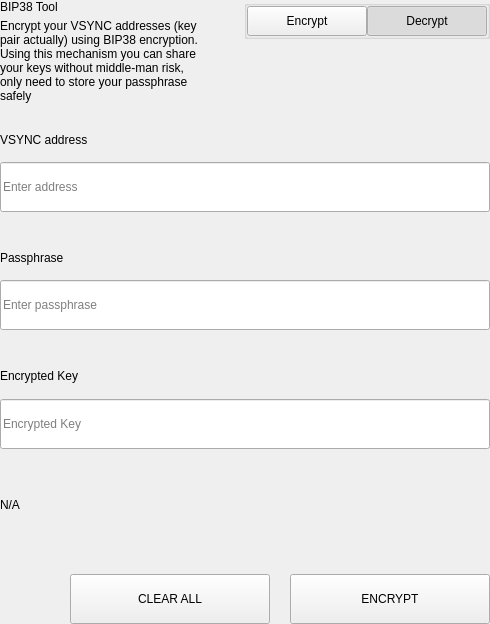
<?xml version="1.0" encoding="UTF-8"?>
<ui version="4.0">
 <class>SettingsBitToolWidget</class>
 <widget class="QWidget" name="SettingsBitToolWidget">
  <property name="geometry">
   <rect>
    <x>0</x>
    <y>0</y>
    <width>490</width>
    <height>624</height>
   </rect>
  </property>
  <property name="windowTitle">
   <string>Form</string>
  </property>
  <layout class="QVBoxLayout" name="verticalLayout">
   <property name="spacing">
    <number>0</number>
   </property>
   <property name="leftMargin">
    <number>0</number>
   </property>
   <property name="topMargin">
    <number>0</number>
   </property>
   <property name="rightMargin">
    <number>0</number>
   </property>
   <property name="bottomMargin">
    <number>0</number>
   </property>
   <item>
    <widget class="QWidget" name="left" native="true">
     <layout class="QVBoxLayout" name="verticalLayout_3">
      <property name="leftMargin">
       <number>0</number>
      </property>
      <property name="topMargin">
       <number>0</number>
      </property>
      <property name="rightMargin">
       <number>0</number>
      </property>
      <property name="bottomMargin">
       <number>0</number>
      </property>
      <item>
       <layout class="QVBoxLayout" name="verticalLayout_2">
        <property name="spacing">
         <number>0</number>
        </property>
        <item>
         <layout class="QHBoxLayout" name="horizontalLayout_3" stretch="3,1">
          <property name="spacing">
           <number>40</number>
          </property>
          <item>
           <layout class="QVBoxLayout" name="verticalLayoutTitle">
            <property name="spacing">
             <number>5</number>
            </property>
            <item>
             <widget class="QLabel" name="labelTitle">
              <property name="text">
               <string>BIP38 Tool</string>
              </property>
             </widget>
            </item>
            <item>
             <widget class="QLabel" name="labelSubtitle1">
              <property name="text">
               <string>Encrypt your VSYNC addresses (key pair actually) using BIP38 encryption.
Using this mechanism you can share your keys without middle-man risk, only need to store your passphrase safely</string>
              </property>
              <property name="wordWrap">
               <bool>true</bool>
              </property>
             </widget>
            </item>
           </layout>
          </item>
          <item alignment="Qt::AlignTop">
           <widget class="QGroupBox" name="groupBox">
            <property name="title">
             <string/>
            </property>
            <property name="alignment">
             <set>Qt::AlignLeading|Qt::AlignLeft|Qt::AlignTop</set>
            </property>
            <layout class="QHBoxLayout" name="horizontalLayout_4">
             <property name="spacing">
              <number>0</number>
             </property>
             <property name="leftMargin">
              <number>0</number>
             </property>
             <property name="topMargin">
              <number>0</number>
             </property>
             <property name="rightMargin">
              <number>0</number>
             </property>
             <property name="bottomMargin">
              <number>0</number>
             </property>
             <item>
              <spacer name="horizontalSpacer">
               <property name="orientation">
                <enum>Qt::Horizontal</enum>
               </property>
               <property name="sizeHint" stdset="0">
                <size>
                 <width>40</width>
                 <height>20</height>
                </size>
               </property>
              </spacer>
             </item>
             <item>
              <widget class="QPushButton" name="pushLeft">
               <property name="minimumSize">
                <size>
                 <width>120</width>
                 <height>30</height>
                </size>
               </property>
               <property name="maximumSize">
                <size>
                 <width>120</width>
                 <height>30</height>
                </size>
               </property>
               <property name="focusPolicy">
                <enum>Qt::NoFocus</enum>
               </property>
               <property name="text">
                <string>Encrypt</string>
               </property>
               <property name="checkable">
                <bool>true</bool>
               </property>
               <property name="autoExclusive">
                <bool>true</bool>
               </property>
              </widget>
             </item>
             <item>
              <widget class="QPushButton" name="pushRight">
               <property name="minimumSize">
                <size>
                 <width>120</width>
                 <height>30</height>
                </size>
               </property>
               <property name="maximumSize">
                <size>
                 <width>120</width>
                 <height>30</height>
                </size>
               </property>
               <property name="focusPolicy">
                <enum>Qt::NoFocus</enum>
               </property>
               <property name="text">
                <string>Decrypt</string>
               </property>
               <property name="checkable">
                <bool>true</bool>
               </property>
               <property name="checked">
                <bool>true</bool>
               </property>
               <property name="autoExclusive">
                <bool>true</bool>
               </property>
              </widget>
             </item>
            </layout>
           </widget>
          </item>
         </layout>
        </item>
        <item>
         <widget class="QStackedWidget" name="stackedWidget">
          <property name="currentIndex">
           <number>1</number>
          </property>
          <widget class="QWidget" name="pageDecrypt">
           <layout class="QVBoxLayout" name="verticalLayout_5">
            <property name="spacing">
             <number>0</number>
            </property>
            <property name="leftMargin">
             <number>0</number>
            </property>
            <property name="topMargin">
             <number>0</number>
            </property>
            <property name="rightMargin">
             <number>0</number>
            </property>
            <property name="bottomMargin">
             <number>0</number>
            </property>
            <item>
             <widget class="QWidget" name="widget" native="true">
              <property name="minimumSize">
               <size>
                <width>0</width>
                <height>100</height>
               </size>
              </property>
              <layout class="QVBoxLayout" name="verticalLayout_4">
               <property name="spacing">
                <number>0</number>
               </property>
               <property name="leftMargin">
                <number>0</number>
               </property>
               <property name="topMargin">
                <number>0</number>
               </property>
               <property name="rightMargin">
                <number>0</number>
               </property>
               <property name="bottomMargin">
                <number>0</number>
               </property>
               <item>
                <spacer name="verticalSpacer_2">
                 <property name="orientation">
                  <enum>Qt::Vertical</enum>
                 </property>
                 <property name="sizeType">
                  <enum>QSizePolicy::Fixed</enum>
                 </property>
                 <property name="sizeHint" stdset="0">
                  <size>
                   <width>20</width>
                   <height>20</height>
                  </size>
                 </property>
                </spacer>
               </item>
               <item>
                <layout class="QHBoxLayout" name="horizontalLayout_6" stretch="2">
                 <property name="spacing">
                  <number>0</number>
                 </property>
                 <item>
                  <layout class="QVBoxLayout" name="verticalLayout_7">
                   <property name="spacing">
                    <number>9</number>
                   </property>
                   <item>
                    <widget class="QLabel" name="labelSubtitleKey">
                     <property name="minimumSize">
                      <size>
                       <width>0</width>
                       <height>20</height>
                      </size>
                     </property>
                     <property name="maximumSize">
                      <size>
                       <width>16777215</width>
                       <height>20</height>
                      </size>
                     </property>
                     <property name="text">
                      <string>Encrypted key</string>
                     </property>
                    </widget>
                   </item>
                   <item>
                    <widget class="QLineEdit" name="lineEditKey">
                     <property name="minimumSize">
                      <size>
                       <width>0</width>
                       <height>50</height>
                      </size>
                     </property>
                     <property name="maximumSize">
                      <size>
                       <width>16777215</width>
                       <height>50</height>
                      </size>
                     </property>
                     <property name="placeholderText">
                      <string>Enter a encrypted key</string>
                     </property>
                    </widget>
                   </item>
                  </layout>
                 </item>
                </layout>
               </item>
               <item>
                <spacer name="verticalSpacer_3">
                 <property name="orientation">
                  <enum>Qt::Vertical</enum>
                 </property>
                 <property name="sizeType">
                  <enum>QSizePolicy::Fixed</enum>
                 </property>
                 <property name="sizeHint" stdset="0">
                  <size>
                   <width>20</width>
                   <height>20</height>
                  </size>
                 </property>
                </spacer>
               </item>
               <item>
                <layout class="QVBoxLayout" name="verticalLayout_9">
                 <property name="spacing">
                  <number>9</number>
                 </property>
                 <item>
                  <widget class="QLabel" name="labelSubtitlePassphrase">
                   <property name="maximumSize">
                    <size>
                     <width>16777215</width>
                     <height>20</height>
                    </size>
                   </property>
                   <property name="text">
                    <string>Passphrase</string>
                   </property>
                  </widget>
                 </item>
                 <item>
                  <widget class="QLineEdit" name="lineEditPassphrase">
                   <property name="minimumSize">
                    <size>
                     <width>0</width>
                     <height>50</height>
                    </size>
                   </property>
                   <property name="maximumSize">
                    <size>
                     <width>16777215</width>
                     <height>50</height>
                    </size>
                   </property>
                   <property name="placeholderText">
                    <string>Enter a passphrase</string>
                   </property>
                  </widget>
                 </item>
                </layout>
               </item>
               <item>
                <spacer name="verticalSpacer_4">
                 <property name="orientation">
                  <enum>Qt::Vertical</enum>
                 </property>
                 <property name="sizeType">
                  <enum>QSizePolicy::Fixed</enum>
                 </property>
                 <property name="sizeHint" stdset="0">
                  <size>
                   <width>20</width>
                   <height>20</height>
                  </size>
                 </property>
                </spacer>
               </item>
               <item>
                <widget class="QWidget" name="widget_3" native="true">
                 <property name="sizePolicy">
                  <sizepolicy hsizetype="Preferred" vsizetype="Fixed">
                   <horstretch>0</horstretch>
                   <verstretch>0</verstretch>
                  </sizepolicy>
                 </property>
                 <layout class="QVBoxLayout" name="verticalLayout_10">
                  <property name="spacing">
                   <number>9</number>
                  </property>
                  <property name="leftMargin">
                   <number>0</number>
                  </property>
                  <property name="topMargin">
                   <number>0</number>
                  </property>
                  <property name="rightMargin">
                   <number>0</number>
                  </property>
                  <property name="bottomMargin">
                   <number>0</number>
                  </property>
                  <item>
                   <widget class="QLabel" name="labelSubtitleDecryptResult">
                    <property name="minimumSize">
                     <size>
                      <width>0</width>
                      <height>20</height>
                     </size>
                    </property>
                    <property name="maximumSize">
                     <size>
                      <width>16777215</width>
                      <height>20</height>
                     </size>
                    </property>
                    <property name="text">
                     <string>Decrypted address result</string>
                    </property>
                   </widget>
                  </item>
                  <item>
                   <widget class="QWidget" name="widget_4" native="true">
                    <layout class="QHBoxLayout" name="horizontalLayout" stretch="6,0,1">
                     <property name="spacing">
                      <number>0</number>
                     </property>
                     <property name="leftMargin">
                      <number>0</number>
                     </property>
                     <property name="topMargin">
                      <number>0</number>
                     </property>
                     <property name="rightMargin">
                      <number>0</number>
                     </property>
                     <property name="bottomMargin">
                      <number>0</number>
                     </property>
                     <item alignment="Qt::AlignVCenter">
                      <widget class="QLineEdit" name="lineEditDecryptResult">
                       <property name="minimumSize">
                        <size>
                         <width>0</width>
                         <height>50</height>
                        </size>
                       </property>
                       <property name="maximumSize">
                        <size>
                         <width>16777215</width>
                         <height>50</height>
                        </size>
                       </property>
                       <property name="placeholderText">
                        <string>Decrypted Address</string>
                       </property>
                      </widget>
                     </item>
                     <item>
                      <spacer name="horizontalSpacer_4">
                       <property name="orientation">
                        <enum>Qt::Horizontal</enum>
                       </property>
                       <property name="sizeType">
                        <enum>QSizePolicy::Fixed</enum>
                       </property>
                       <property name="sizeHint" stdset="0">
                        <size>
                         <width>20</width>
                         <height>50</height>
                        </size>
                       </property>
                      </spacer>
                     </item>
                     <item>
                      <widget class="QPushButton" name="pushButtonImport">
                       <property name="minimumSize">
                        <size>
                         <width>140</width>
                         <height>40</height>
                        </size>
                       </property>
                       <property name="text">
                        <string>Import Address</string>
                       </property>
                      </widget>
                     </item>
                    </layout>
                   </widget>
                  </item>
                 </layout>
                </widget>
               </item>
               <item>
                <widget class="QLabel" name="statusLabel_DEC">
                 <property name="maximumSize">
                  <size>
                   <width>16777215</width>
                   <height>40</height>
                  </size>
                 </property>
                 <property name="text">
                  <string/>
                 </property>
                </widget>
               </item>
               <item>
                <spacer name="verticalSpacer">
                 <property name="orientation">
                  <enum>Qt::Vertical</enum>
                 </property>
                 <property name="sizeType">
                  <enum>QSizePolicy::Preferred</enum>
                 </property>
                 <property name="sizeHint" stdset="0">
                  <size>
                   <width>20</width>
                   <height>20</height>
                  </size>
                 </property>
                </spacer>
               </item>
               <item>
                <layout class="QHBoxLayout" name="horizontalLayout_7">
                 <property name="spacing">
                  <number>0</number>
                 </property>
                 <item>
                  <spacer name="horizontalSpacer_5">
                   <property name="orientation">
                    <enum>Qt::Horizontal</enum>
                   </property>
                   <property name="sizeType">
                    <enum>QSizePolicy::Expanding</enum>
                   </property>
                   <property name="sizeHint" stdset="0">
                    <size>
                     <width>40</width>
                     <height>20</height>
                    </size>
                   </property>
                  </spacer>
                 </item>
                 <item>
                  <widget class="QPushButton" name="pushButtonDecryptClear">
                   <property name="minimumSize">
                    <size>
                     <width>200</width>
                     <height>50</height>
                    </size>
                   </property>
                   <property name="maximumSize">
                    <size>
                     <width>200</width>
                     <height>50</height>
                    </size>
                   </property>
                   <property name="text">
                    <string>CLEAR</string>
                   </property>
                  </widget>
                 </item>
                 <item>
                  <spacer name="horizontalSpacer_3">
                   <property name="orientation">
                    <enum>Qt::Horizontal</enum>
                   </property>
                   <property name="sizeType">
                    <enum>QSizePolicy::Fixed</enum>
                   </property>
                   <property name="sizeHint" stdset="0">
                    <size>
                     <width>20</width>
                     <height>20</height>
                    </size>
                   </property>
                  </spacer>
                 </item>
                 <item>
                  <widget class="QPushButton" name="pushButtonDecrypt">
                   <property name="minimumSize">
                    <size>
                     <width>200</width>
                     <height>50</height>
                    </size>
                   </property>
                   <property name="maximumSize">
                    <size>
                     <width>200</width>
                     <height>50</height>
                    </size>
                   </property>
                   <property name="text">
                    <string>DECRYPT KEY</string>
                   </property>
                  </widget>
                 </item>
                </layout>
               </item>
              </layout>
             </widget>
            </item>
           </layout>
          </widget>
          <widget class="QWidget" name="pageEncrypt">
           <layout class="QVBoxLayout" name="verticalLayout_11">
            <property name="spacing">
             <number>0</number>
            </property>
            <property name="leftMargin">
             <number>0</number>
            </property>
            <property name="topMargin">
             <number>0</number>
            </property>
            <property name="rightMargin">
             <number>0</number>
            </property>
            <property name="bottomMargin">
             <number>0</number>
            </property>
            <item>
             <spacer name="verticalSpacer_8">
              <property name="orientation">
               <enum>Qt::Vertical</enum>
              </property>
              <property name="sizeType">
               <enum>QSizePolicy::Fixed</enum>
              </property>
              <property name="sizeHint" stdset="0">
               <size>
                <width>20</width>
                <height>20</height>
               </size>
              </property>
             </spacer>
            </item>
            <item>
             <widget class="QWidget" name="containerAddressEnc" native="true">
              <layout class="QVBoxLayout" name="containerAddressEncLayout">
               <property name="spacing">
                <number>5</number>
               </property>
               <property name="leftMargin">
                <number>0</number>
               </property>
               <property name="topMargin">
                <number>0</number>
               </property>
               <property name="rightMargin">
                <number>0</number>
               </property>
               <property name="bottomMargin">
                <number>0</number>
               </property>
               <item>
                <widget class="QLabel" name="labelSubtitleAddress">
                 <property name="minimumSize">
                  <size>
                   <width>0</width>
                   <height>20</height>
                  </size>
                 </property>
                 <property name="maximumSize">
                  <size>
                   <width>16777215</width>
                   <height>20</height>
                  </size>
                 </property>
                 <property name="text">
                  <string>VSYNC address</string>
                 </property>
                </widget>
               </item>
               <item>
                <widget class="QLineEdit" name="addressIn_ENC">
                 <property name="minimumSize">
                  <size>
                   <width>0</width>
                   <height>50</height>
                  </size>
                 </property>
                 <property name="placeholderText">
                  <string>Enter address</string>
                 </property>
                </widget>
               </item>
              </layout>
             </widget>
            </item>
            <item>
             <spacer name="verticalSpacer_6">
              <property name="orientation">
               <enum>Qt::Vertical</enum>
              </property>
              <property name="sizeType">
               <enum>QSizePolicy::Fixed</enum>
              </property>
              <property name="sizeHint" stdset="0">
               <size>
                <width>20</width>
                <height>20</height>
               </size>
              </property>
             </spacer>
            </item>
            <item>
             <widget class="QWidget" name="containerAddress" native="true">
              <layout class="QHBoxLayout" name="horizontalLayout_9" stretch="2">
               <property name="spacing">
                <number>0</number>
               </property>
               <property name="leftMargin">
                <number>0</number>
               </property>
               <property name="topMargin">
                <number>0</number>
               </property>
               <property name="rightMargin">
                <number>0</number>
               </property>
               <property name="bottomMargin">
                <number>0</number>
               </property>
               <item>
                <layout class="QVBoxLayout" name="verticalLayout_8">
                 <property name="spacing">
                  <number>5</number>
                 </property>
                 <item>
                  <widget class="QLabel" name="labelSubtitleMessage">
                   <property name="minimumSize">
                    <size>
                     <width>0</width>
                     <height>20</height>
                    </size>
                   </property>
                   <property name="maximumSize">
                    <size>
                     <width>16777215</width>
                     <height>20</height>
                    </size>
                   </property>
                   <property name="text">
                    <string>Passphrase</string>
                   </property>
                  </widget>
                 </item>
                 <item>
                  <widget class="QLineEdit" name="passphraseIn_ENC">
                   <property name="minimumSize">
                    <size>
                     <width>0</width>
                     <height>50</height>
                    </size>
                   </property>
                   <property name="maximumSize">
                    <size>
                     <width>16777215</width>
                     <height>50</height>
                    </size>
                   </property>
                   <property name="placeholderText">
                    <string>Enter passphrase</string>
                   </property>
                  </widget>
                 </item>
                </layout>
               </item>
              </layout>
             </widget>
            </item>
            <item>
             <spacer name="verticalSpacer_7">
              <property name="orientation">
               <enum>Qt::Vertical</enum>
              </property>
              <property name="sizeType">
               <enum>QSizePolicy::Fixed</enum>
              </property>
              <property name="sizeHint" stdset="0">
               <size>
                <width>20</width>
                <height>20</height>
               </size>
              </property>
             </spacer>
            </item>
            <item>
             <widget class="QWidget" name="widget_2" native="true">
              <property name="minimumSize">
               <size>
                <width>0</width>
                <height>75</height>
               </size>
              </property>
              <property name="maximumSize">
               <size>
                <width>16777215</width>
                <height>16777215</height>
               </size>
              </property>
              <layout class="QVBoxLayout" name="verticalLayout_6">
               <property name="leftMargin">
                <number>0</number>
               </property>
               <property name="topMargin">
                <number>0</number>
               </property>
               <property name="rightMargin">
                <number>0</number>
               </property>
               <property name="bottomMargin">
                <number>0</number>
               </property>
               <item>
                <widget class="QLabel" name="labelSubtitleEncryptedKey">
                 <property name="minimumSize">
                  <size>
                   <width>0</width>
                   <height>20</height>
                  </size>
                 </property>
                 <property name="maximumSize">
                  <size>
                   <width>16777215</width>
                   <height>20</height>
                  </size>
                 </property>
                 <property name="text">
                  <string>Encrypted Key</string>
                 </property>
                </widget>
               </item>
               <item>
                <widget class="QLineEdit" name="encryptedKeyOut_ENC">
                 <property name="minimumSize">
                  <size>
                   <width>0</width>
                   <height>50</height>
                  </size>
                 </property>
                 <property name="placeholderText">
                  <string>Encrypted Key</string>
                 </property>
                </widget>
               </item>
              </layout>
             </widget>
            </item>
            <item>
             <widget class="QLabel" name="statusLabel_ENC">
              <property name="text">
               <string notr="true">N/A</string>
              </property>
             </widget>
            </item>
            <item>
             <spacer name="verticalSpacer_5">
              <property name="orientation">
               <enum>Qt::Vertical</enum>
              </property>
              <property name="sizeType">
               <enum>QSizePolicy::Fixed</enum>
              </property>
              <property name="sizeHint" stdset="0">
               <size>
                <width>20</width>
                <height>20</height>
               </size>
              </property>
             </spacer>
            </item>
            <item>
             <layout class="QHBoxLayout" name="horizontalLayout_8">
              <property name="spacing">
               <number>0</number>
              </property>
              <item>
               <spacer name="horizontalSpacer_6">
                <property name="orientation">
                 <enum>Qt::Horizontal</enum>
                </property>
                <property name="sizeType">
                 <enum>QSizePolicy::Expanding</enum>
                </property>
                <property name="sizeHint" stdset="0">
                 <size>
                  <width>40</width>
                  <height>20</height>
                 </size>
                </property>
               </spacer>
              </item>
              <item>
               <widget class="QPushButton" name="pushButtonClear">
                <property name="minimumSize">
                 <size>
                  <width>200</width>
                  <height>50</height>
                 </size>
                </property>
                <property name="focusPolicy">
                 <enum>Qt::NoFocus</enum>
                </property>
                <property name="text">
                 <string>CLEAR ALL</string>
                </property>
               </widget>
              </item>
              <item>
               <spacer name="horizontalSpacer_2">
                <property name="orientation">
                 <enum>Qt::Horizontal</enum>
                </property>
                <property name="sizeType">
                 <enum>QSizePolicy::Fixed</enum>
                </property>
                <property name="sizeHint" stdset="0">
                 <size>
                  <width>20</width>
                  <height>20</height>
                 </size>
                </property>
               </spacer>
              </item>
              <item>
               <widget class="QPushButton" name="pushButtonEncrypt">
                <property name="minimumSize">
                 <size>
                  <width>200</width>
                  <height>50</height>
                 </size>
                </property>
                <property name="maximumSize">
                 <size>
                  <width>200</width>
                  <height>50</height>
                 </size>
                </property>
                <property name="focusPolicy">
                 <enum>Qt::NoFocus</enum>
                </property>
                <property name="text">
                 <string>ENCRYPT</string>
                </property>
               </widget>
              </item>
             </layout>
            </item>
           </layout>
          </widget>
         </widget>
        </item>
       </layout>
      </item>
     </layout>
    </widget>
   </item>
  </layout>
 </widget>
 <resources/>
 <connections/>
</ui>
